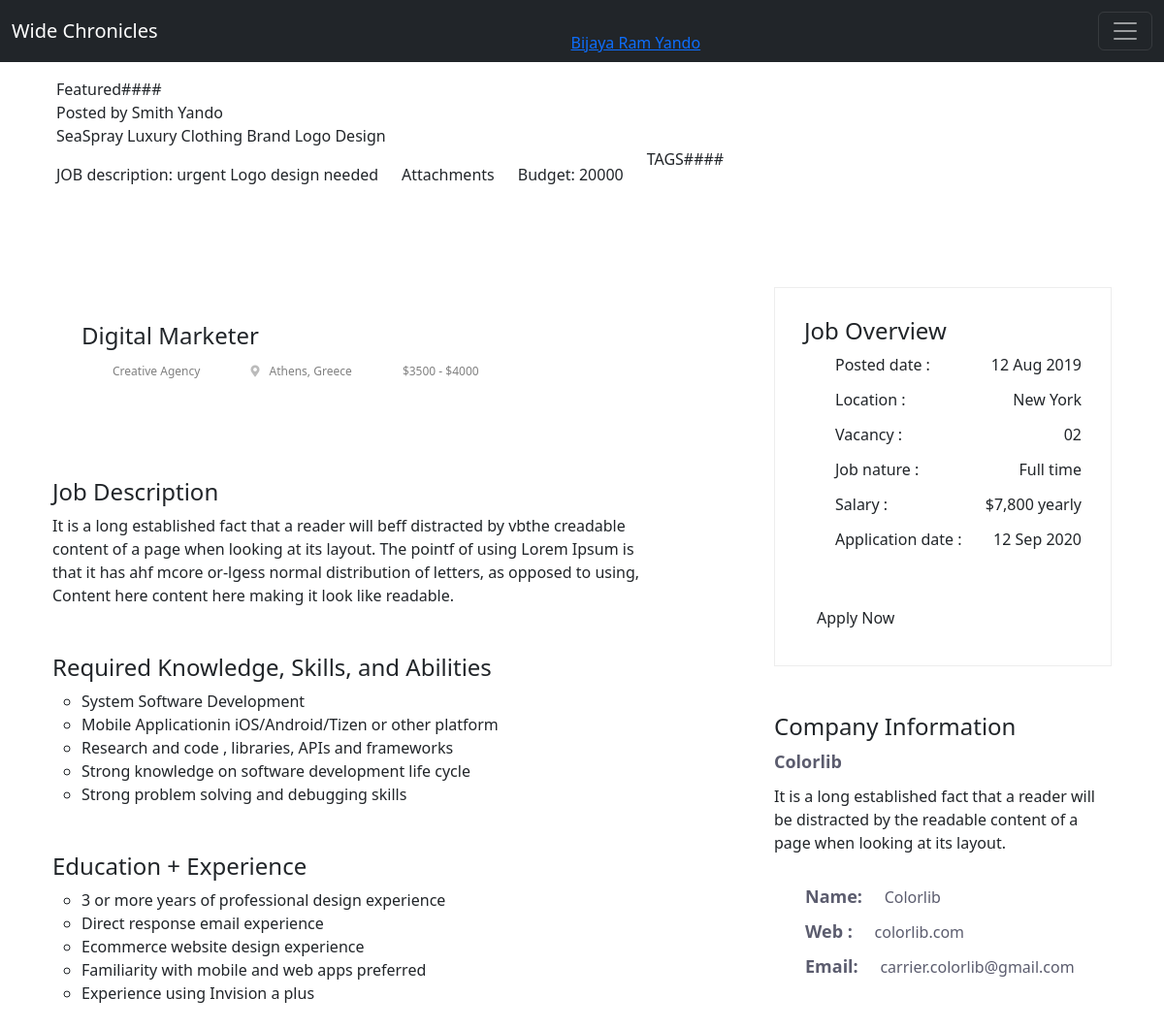
Page /job/1694671d-0/ (signed in) on the committed database.
### accounts/models.py (models this page shows)
class CustomUser(AbstractUser):
    pass
    def role(self):
        if hasattr(self, 'seller'):
            return 'Seller'
        elif hasattr(self, 'buyer'):
            return 'Buyer'
        else:
            return None
    def user_name(user):
        if hasattr(user, 'seller'):
            return user.seller.name
        elif hasattr(user, 'buyer'):
            return user.buyer.name
        return user.username

### jobs/models.py (models this page shows, shortened)
class Seller(models.Model):
    SPECIALITY_CHOICES = [
        ('Computer systems manager', 'Computer systems manager'),
        ('Data analyst', 'Data analyst'),
        ('Data scientist', 'Data scientist'),
        ('Database administrator', 'Database administrator'),
        ('Digital marketing specialist', 'Digital marketing specialist'),
        ('Full stack developer', 'Full stack developer'),
        ('Graphic designer', 'Graphic designer'),
        ('IT consultant', 'IT consultant'),
        ('Network administrator', 'Network administrator'),
        ('Software engineer', 'Software engineer'),
        ('Web developer', 'Web developer'),
        ('UX/UI designer', 'UX/UI designer'),
        ('Java developer', 'Java developer'),
        ('Python developer', 'Python developer'),
        ('Cybersecurity specialist', 'Cybersecurity specialist'),
        ('Artificial intelligence engineer', 'Artificial intelligence engineer'),
        ('Machine learning engineer', 'Machine learning engineer'),
        ('Help desk support specialist', 'Help desk support specialist'),
        ('Customer service representative', 'Customer service representative'),
        ('Salesforce developer', 'Salesforce developer'),
        ('Game Developer', 'Game Developer'),
        ('Animator', 'Animator'),
        ('3D modeler', '3D modeler'),
        ('Video Editor', 'Video Editor'),
    ]
    owner = models.OneToOneField(User, on_delete=models.CASCADE)
    name = models.CharField(max_length=50)
    speciality = models.CharField(choices=SPECIALITY_CHOICES, max_length=50)
    tagline = models.CharField(max_length=100)
    bio = models.TextField(blank=True)
    website = models.URLField(blank=True)

class Job(models.Model):
    buyer = models.ForeignKey(Buyer, on_delete=models.CASCADE)
    title = models.CharField(max_length=200)
    budget = models.IntegerField()
    description = models.TextField()
    requirement = models.CharField(max_length=1000)
    timestamp = models.DateTimeField(auto_now_add=True)
    code = models.CharField(max_length=10, unique=True, blank=True)

class Buyer(models.Model):
    LOCATION_CHOICES = [
        ("Achham", "Achham"),
        ("Arghakhanchi", "Arghakhanchi"),
        ("Baglung", "Baglung"),
        ("Baitadi", "Baitadi"),
        ("Bajhang", "Bajhang"),
        ("Bajura", "Bajura"),
        ("Banke", "Banke"),
        ("Bara", "Bara"),
        ("Bardiya", "Bardiya"),
        ("Bhaktapur", "Bhaktapur"),
        ("Bhojpur", "Bhojpur"),
        ("Chitwan", "Chitwan"),
        ("Dadeldhura", "Dadeldhura"),
        ("Dailekh", "Dailekh"),
        ("Dang", "Dang"),
        ("Darchula", "Darchula"),
        ("Dhading", "Dhading"),
        ("Dhankuta", "Dhankuta"),
        ("Dhanusha", "Dhanusha"),
        ("Dolakha", "Dolakha"),
        ("Dolpa", "Dolpa"),
        ("Doti", "Doti"),
        ("Eastern Rukum", "Eastern Rukum"),
        ("Gorkha", "Gorkha"),
        ("Gulmi", "Gulmi"),
        ("Humla", "Humla"),
        ("Ilam", "Ilam"),
        ("Jajarkot", "Jajarkot"),
        ("Jhapa", "Jhapa"),
        ("Jumla", "Jumla"),
        ("Kailali", "Kailali"),
        ("Kalikot", "Kalikot"),
        ("Kanchanpur", "Kanchanpur"),
        ("Kapilvastu", "Kapilvastu"),
        ("Kaski", "Kaski"),
        ("Kathmandu", "Kathmandu"),
        ("Kavrepalanchok", "Kavrepalanchok"),
        ("Khotang", "Khotang"),
        ("Lalitpur", "Lalitpur"),
        ("Lamjung", "Lamjung"),
        ("Mahottari", "Mahottari"),
        ("Makwanpur", "Makwanpur"),
        ("Manang", "Manang"),
        ("Morang", "Morang"),
        ("Mugu", "Mugu"),
        ("Mustang", "Mustang"),
        ("Myagdi", "Myagdi"),
        ("Nawalpur", "Nawalpur"),
        ("Nuwakot", "Nuwakot"),
        ("Okhaldhunga", "Okhaldhunga"),
        ("Palpa", "Palpa"),
        ("Panchthar", "Panchthar"),
        ("Parbat", "Parbat"),
        ("Parsa", "Parsa"),
        ("Pyuthan", "Pyuthan"),
        ("Ramechhap", "Ramechhap"),
        ("Rasuwa", "Rasuwa"),
        ("Rautahat", "Rautahat"),
        ("Rolpa", "Rolpa"),
        ("Rupandehi", "Rupandehi"),
        ("Salyan", "Salyan"),
        ("Sankhuwasabha", "Sankhuwasabha"),
        ("Saptari", "Saptari"),
        ("Sarlahi", "Sarlahi"),
        ("Sindhuli", "Sindhuli"),
        ("Sindhupalchok", "Sindhupalchok"),
        ("Siraha", "Siraha"),
        ("Solukhumbu", "Solukhumbu"),
        ("Sunsari", "Sunsari"),
        ("Surkhet", "Surkhet"),
        ("Syangja", "Syangja"),
        ("Tanahun", "Tanahun"),
        ("Taplejung", "Taplejung"),
        ("Tehrathum", "Tehrathum"),
        ("Udayapur", "Udayapur"),
        ("Western Rukum", "Western Rukum"),
    ]
    owner = models.OneToOneField(User, on_delete=models.CASCADE)
    name = models.CharField(max_length=50)
    bio = models.TextField(blank=True)
    location = models.CharField(choices=LOCATION_CHOICES, max_length=100)

### jobs/views.py (the view)
# urls.py: path('job/<str:code>/',JobDetailView.as_view(), name='job-detail'),
class JobDetailView(DetailView):
    model = Job
    template_name = 'jobs/job_detail.html'
    def get_object(self, queryset=None):
        code = self.kwargs.get("code")
        try:
            return Job.objects.get(code=code)
        except Job.DoesNotExist:
            raise Http404("Job not found")

### jobs/templates/jobs/job_detail.html
{% extends 'jobs/_base.html' %}
{% block content%}
<div class="row  p-3 mb-4 bg-body rounded ">
    <div >Featured####</div>
    <div class="col-md">Posted by {{ job.buyer.name}}</div>
    <div class="row ">
        <div class="d-flex justify-content-between ">
            <div class="text-start  col-8">{{job.title}}</div>
        </div>
        <div class="col-md-auto py-3 ">JOB description: {{job.description}}</div>
        <div class="col-md-auto py-3 ">Attachments </div>
        <div class="col-md-auto py-3 ">Budget: {{job.budget}} </div>
        <div class="col">TAGS####</div>
    </div>
</div>
<main>
    <div class="job-post-company pt-5 pb-5">
        <div class="container">
            <div class="row justify-content-between">
                <div class="col-xl-7 col-lg-8">
                    <div class="single-job-items mb-5">
                        <div class="job-items">
                            <div class="job-tittle">
                                    <h4>Digital Marketer</h4>
                                <ul>
                                    <li>Creative Agency</li>
                                    <li><i class="fas fa-map-marker-alt"></i>Athens, Greece</li>
                                    <li>$3500 - $4000</li>
                                </ul>
                            </div>
                        </div>
                    </div>
                    <div class="job-post-details">
                        <div class="post-details1 mb-5">
                            <div class="small-section-tittle">
                                <h4>Job Description</h4>
                            </div>
                            <p>It is a long established fact that a reader will beff distracted by vbthe creadable content of a page when looking at its layout. The pointf of using Lorem Ipsum is that it has ahf mcore or-lgess normal distribution of letters, as opposed to using, Content here content here making it look like readable.</p>
                        </div>
                        <div class="post-details2  mb-5">
                            <div class="small-section-tittle">
                                <h4>Required Knowledge, Skills, and Abilities</h4>
                            </div>
                           <ul>
                               <li>System Software Development</li>
                               <li>Mobile Applicationin iOS/Android/Tizen or other platform</li>
                               <li>Research and code , libraries, APIs and frameworks</li>
                               <li>Strong knowledge on software development life cycle</li>
                               <li>Strong problem solving and debugging skills</li>
                           </ul>
                        </div>
                        <div class="post-details2  mb-5">
                            <div class="small-section-tittle">
                                <h4>Education + Experience</h4>
                            </div>
                           <ul>
                               <li>3 or more years of professional design experience</li>
                               <li>Direct response email experience</li>
                               <li>Ecommerce website design experience</li>
                               <li>Familiarity with mobile and web apps preferred</li>
                               <li>Experience using Invision a plus</li>
                           </ul>
                        </div>
                    </div>
                </div>
                <div class="col-xl-4 col-lg-4">
                    <div class="post-details3  mb-5">
                       <div class="small-section-tittle">
                           <h4>Job Overview</h4>
                       </div>
                      <ul>
                          <li>Posted date : <span>12 Aug 2019</span></li>
                          <li>Location : <span>New York</span></li>
                          <li>Vacancy : <span>02</span></li>
                          <li>Job nature : <span>Full time</span></li>
                          <li>Salary :  <span>$7,800 yearly</span></li>
                          <li>Application date : <span>12 Sep 2020</span></li>
                      </ul>
                     <div class="apply-btn2">
                        <a href="#" class="btn">Apply Now</a>
                     </div>
                   </div>
                    <div class="post-details4  mb-5">
                       <div class="small-section-tittle">
                           <h4>Company Information</h4>
                       </div>
                          <span>Colorlib</span>
                          <p>It is a long established fact that a reader will be distracted by the readable content of a page when looking at its layout.</p>
                        <ul>
                            <li>Name: <span>Colorlib </span></li>
                            <li>Web : <span> colorlib.com</span></li>
                            <li>Email: <span>carrier.colorlib@gmail.com</span></li>
                        </ul>
                   </div>
                </div>
            </div>
        </div>
    </div>
</main>
{% endblock content %}

### jobs/templates/jobs/_base.html (shortened to what this page needs)
<!DOCTYPE html>
<html lang="en">
  {% load static %}
  {% load fontawesome_5 %}
  {% load bootstrap5 %}
<head>
    {% bootstrap_css %}
    <link rel="stylesheet" href="{% static 'css/style.css' %}">
    {% fontawesome_5_static %}
</head>
<body>
    <nav class="navbar navbar-dark bg-dark text-light ">
      <div class="container-fluid">
        <a class="navbar-brand" href="{% url 'seller-list'%}">Wide Chronicles</a>
        {% if user.is_authenticated %}
        <div><a href="{% url 'job-list' %}">
          <div class="text-center mt-4 fw-lighter">{{ user.user_name }}</div>
      </a></div>
        <button class="navbar-toggler" type="button" data-bs-toggle="offcanvas" data-bs-target="#offcanvasNavbar" aria-controls="offcanvasNavbar" aria-label="Toggle navigation">
          <span class="navbar-toggler-icon"></span>
        </button>
        {% endif %}
      </div>
    </nav>
    <div class="container ">
    {% block content %}
    {% endblock content %}
    </div>
</body>
</html>

### jobs/static/css/style.css (style rules this page uses)
.single-job-items { padding: 36px 30px; transition: .4s; }
.single-job-items .job-tittle ul li { display: inline-block; margin-right: 48px; font-size: 12px; color: #808080; line-height: 1.8; }
.single-job-items .job-tittle ul li:last-child { margin-right: 0; }
.single-job-items .job-tittle ul li i { font-size: 12px; color: #bbbbbb; margin-right: 10px; }
.post-details2 ul { padding-left:30px }
.post-details2 ul li { list-style-type:circle }
.post-details3 { padding:30px 30px 30px 30px;border:1px solid #ededed }
.post-details3 ul li { display:flex;justify-content:space-between;margin-bottom:12px }
.post-details3 ul li:last-child { margin-bottom:50px }
.post-details4 span { color:#5b5c6e;font-weight:700;margin-bottom:10px;display:block;font-size:18px }
.post-details4 p { margin-bottom:30px;display:block }
.post-details4 ul li { color:#5b5c6e;font-weight:700;font-size:18px;display:block }
.post-details4 ul li span { color:#5b5c6e;font-weight:400;font-size:16px;display:inline-block;padding-left:18px }

### rows in the picture
CustomUser: user_name "Bijaya Ram Yando"
Job: buyer.name "Smith Yando", title "SeaSpray Luxury Clothing Brand Logo Design", description "urgent Logo design needed", budget "20000"
